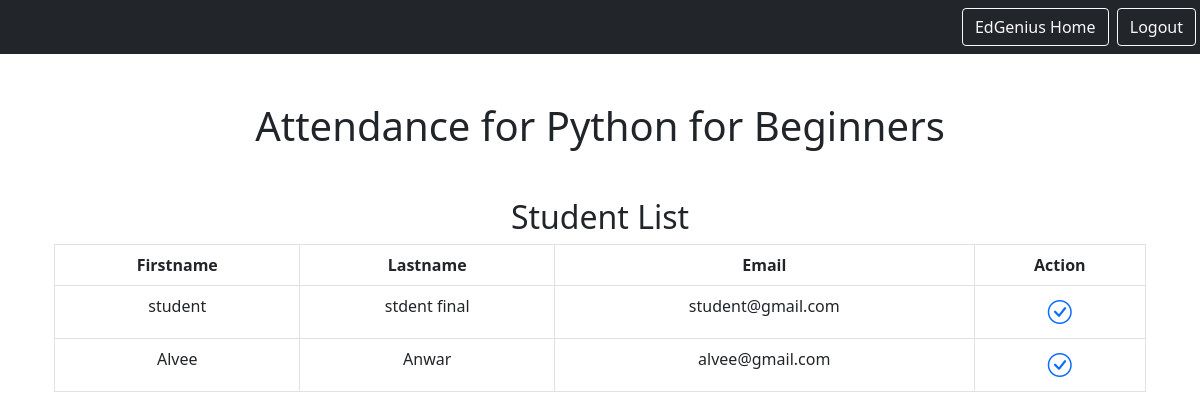
/attendance/Python for Beginners (signed in), run on the app's committed database.
### EdGeniusApp/models.py (models this page shows, shortened)
class Courses(models.Model):
    course_name = models.CharField(max_length=100)
    instructor = models.ForeignKey(Instructor, on_delete=models.CASCADE)
    description = models.CharField(max_length=1000)
    course_image = models.ImageField(upload_to='course_images', blank=True)
    course_tag = models.CharField(max_length=100)
    slug = models.SlugField(default='', max_length=100, null=True, blank=True)
    course_video = models.CharField(max_length=1000, blank=True)
    course_files = models.ManyToManyField('CourseFile', blank=True)

class Student(models.Model):
    user = models.OneToOneField(NewUser, on_delete=models.CASCADE, primary_key=True, related_name='student')
    firstname = models.CharField(max_length=50)
    lastname = models.CharField(max_length=50)
    email = models.EmailField(max_length=50)
    membership = models.CharField(max_length=20)

### EdGeniusApp/views.py (the view, shortened to what this page needs)
# urls.py: path('attendance/<str:course_name>', views.student_attendance, name='student_attendance'),
@login_required
def student_attendance(request, course_name):
    student_list = Student.objects.filter(courseenrolled__course__course_name=course_name)
    return render(request, 'EdGeniusApp/attendance.html', {'student_list': student_list, 'course_name': course_name})

### EdGeniusApp/context_processor.py (called while the page is built)
def active_page(request):
    return {'active_page': request.path}

### EdGeniusApp/templates/EdGeniusApp/attendance.html (shortened to what this page needs)
{% extends 'EdGeniusApp/base_instructor.html' %}
{% block body_block %}
<div class="container mt-5">
    <h1>Attendance for {{ course_name }}</h1>
    <h2 class="mt-5">Student List</h2>
</div>
<div class="container mt-2">
    <div class="table-responsive">
        <table class="table table-bordered table-hover">
            <thead>
            <tr>
                <th>Firstname</th>
                <th>Lastname</th>
                <th>Email</th>
                <th style="text-align: center;">Action</th>
            </tr>
            </thead>
            <tbody>
            <form action="{% url 'EdGeniusApp:student_attendance' course_name %}" method="post">
                {% for student in student_list %}
                    <tr>
                        <td>{{ student.firstname }}</td>
                        <td>{{ student.lastname }}</td>
                        <td>{{ student.email }}</td>
                        <td style="text-align: center;">
                            <a href="#editEmployeeModal-{{ forloop.counter }}" class="edit" data-toggle="modal"
                            ><i
                                    class="bi bi-check-circle"
                                    data-toggle="tooltip"
                                    title="Delete"
                                    style="font-size: 1.5rem; text-align: center"
                            ></i
                            ></a>
                        </td>
                    </tr>
                {% endfor %}
            </form>
            </tbody>
        </table>
    </div>
</div>
{% endblock %}

### data on the page
Courses: course_name "Python for Beginners"
Student: firstname "student", lastname "stdent final", email "student@gmail.com"
Student: firstname "Alvee", lastname "Anwar", email "alvee@gmail.com"
